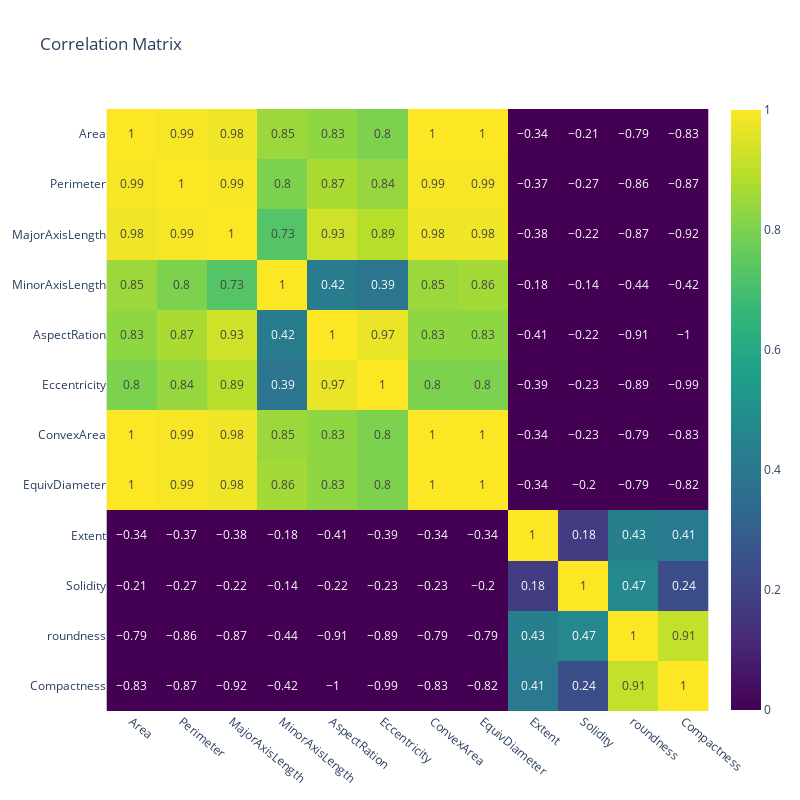

Notebook code cell kept with this figure:
### Markdown cell above
# II. Analyse exploratoire

### Code cell
#matrice de corrélation
import plotly.express as px
correlation =  round(df.corr(numeric_only = True),  ndigits=2)

fig = px.imshow(correlation,
                text_auto=True,
                color_continuous_scale = 'Viridis',
                range_color=(0, 1),
                title='Correlation Matrix',
                width=800,
                height=800
            )

fig.update_xaxes(tickangle=40)

fig.show()

### Figure 1 — Plotly figure (JSON) as saved in the notebook; plotly's stock layout.template omitted (floating-point values rounded to 4 significant figures; data arrays with more than 128 entries replaced by an {"elided": "..."} marker saying what was removed)
{"data": [{"coloraxis": "coloraxis", "hovertemplate": "x: %{x}<br>y: %{y}<br>color: %{z}<extra></extra>", "name": "0", "texttemplate": "%{z}", "type": "heatmap", "x": ["Area", "Perimeter", "MajorAxisLength", "MinorAxisLength", "AspectRation", "Eccentricity", "ConvexArea", "EquivDiameter", "Extent", "Solidity", "roundness", "Compactness"], "xaxis": "x", "y": ["Area", "Perimeter", "MajorAxisLength", "MinorAxisLength", "AspectRation", "Eccentricity", "ConvexArea", "EquivDiameter", "Extent", "Solidity", "roundness", "Compactness"], "yaxis": "y", "z": {"elided": "12x12 float values"}}], "layout": {"coloraxis": {"cmax": 1, "cmin": 0, "colorscale": [[0, "#440154"], [0.1111, "#482878"], [0.2222, "#3e4989"], [0.3333, "#31688e"], [0.4444, "#26828e"], [0.5556, "#1f9e89"], [0.6667, "#35b779"], [0.7778, "#6ece58"], [0.8889, "#b5de2b"], [1, "#fde725"]]}, "height": 800, "title": {"text": "Correlation Matrix"}, "width": 800, "xaxis": {"anchor": "y", "constrain": "domain", "domain": [0, 1], "scaleanchor": "y", "tickangle": 40}, "yaxis": {"anchor": "x", "autorange": "reversed", "constrain": "domain", "domain": [0, 1]}}}
